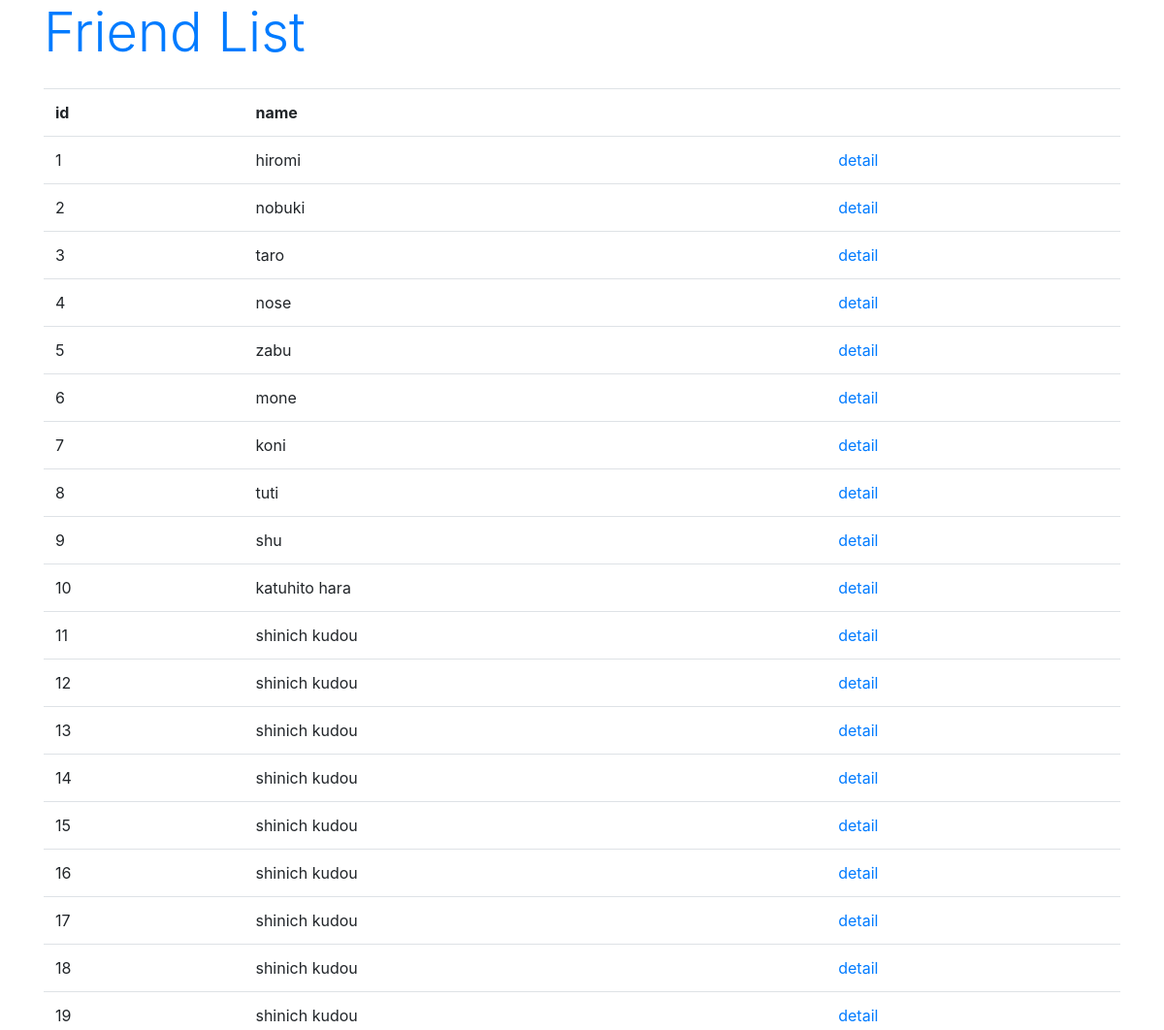
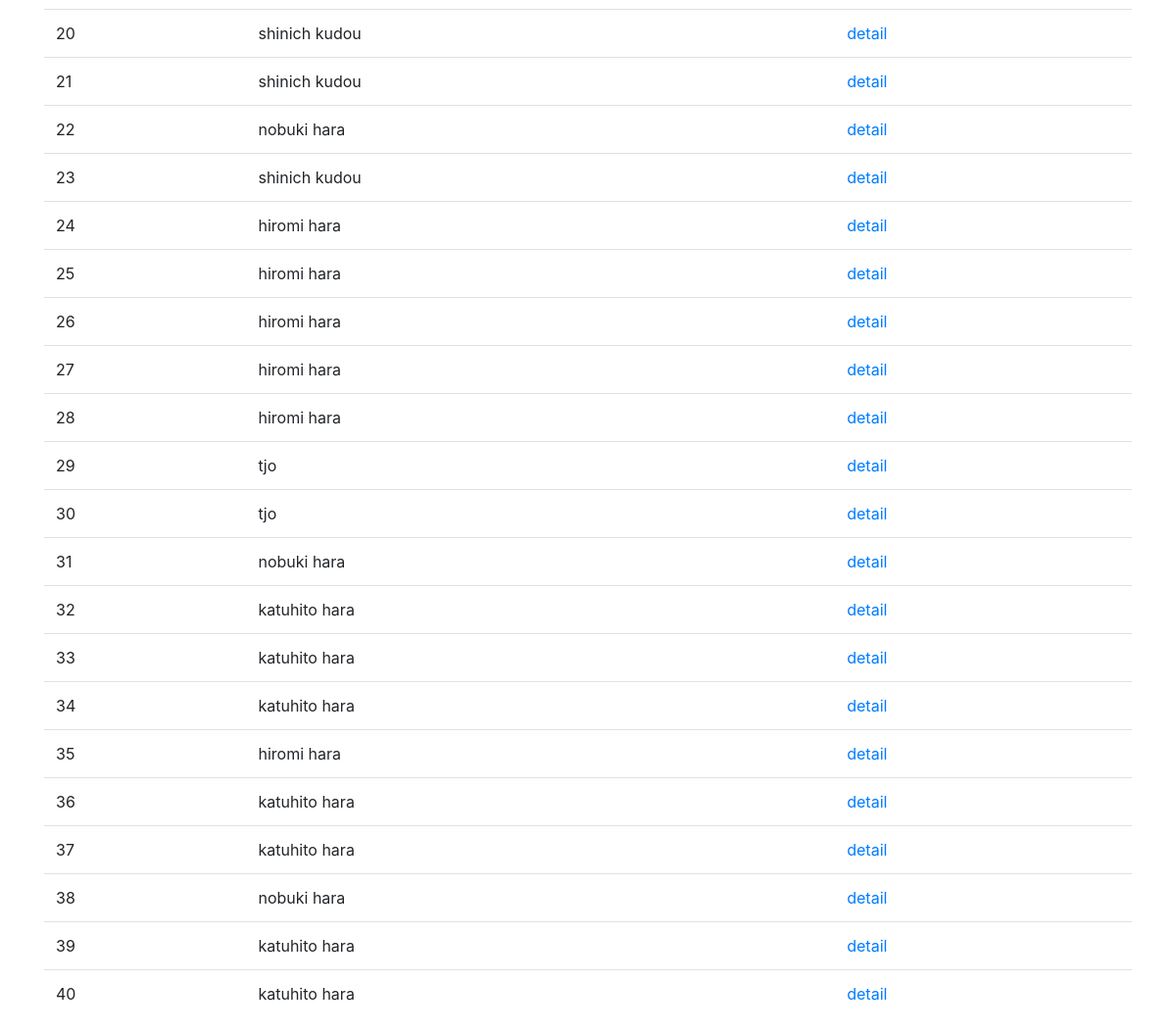
/katuapp005/list, run on an earlier commit of the app's database (2 pictures, top to bottom).
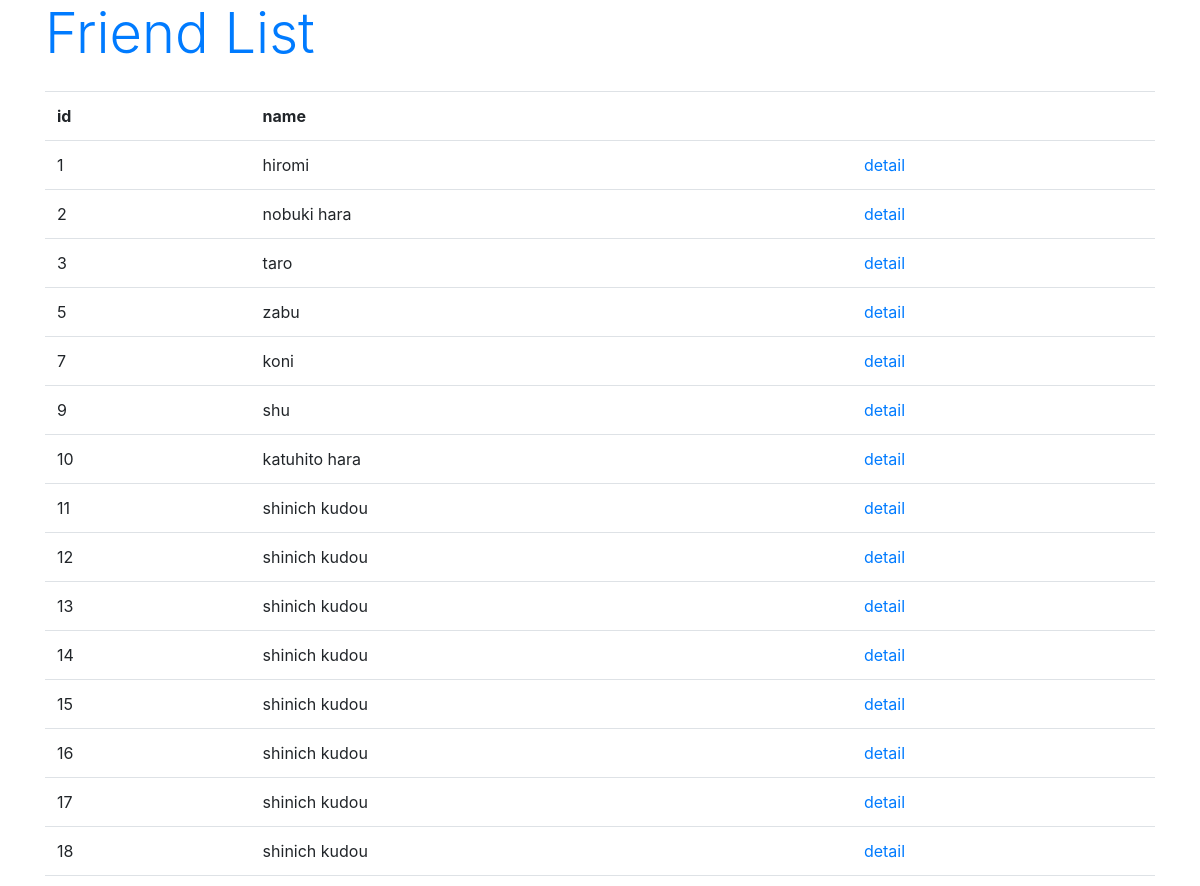
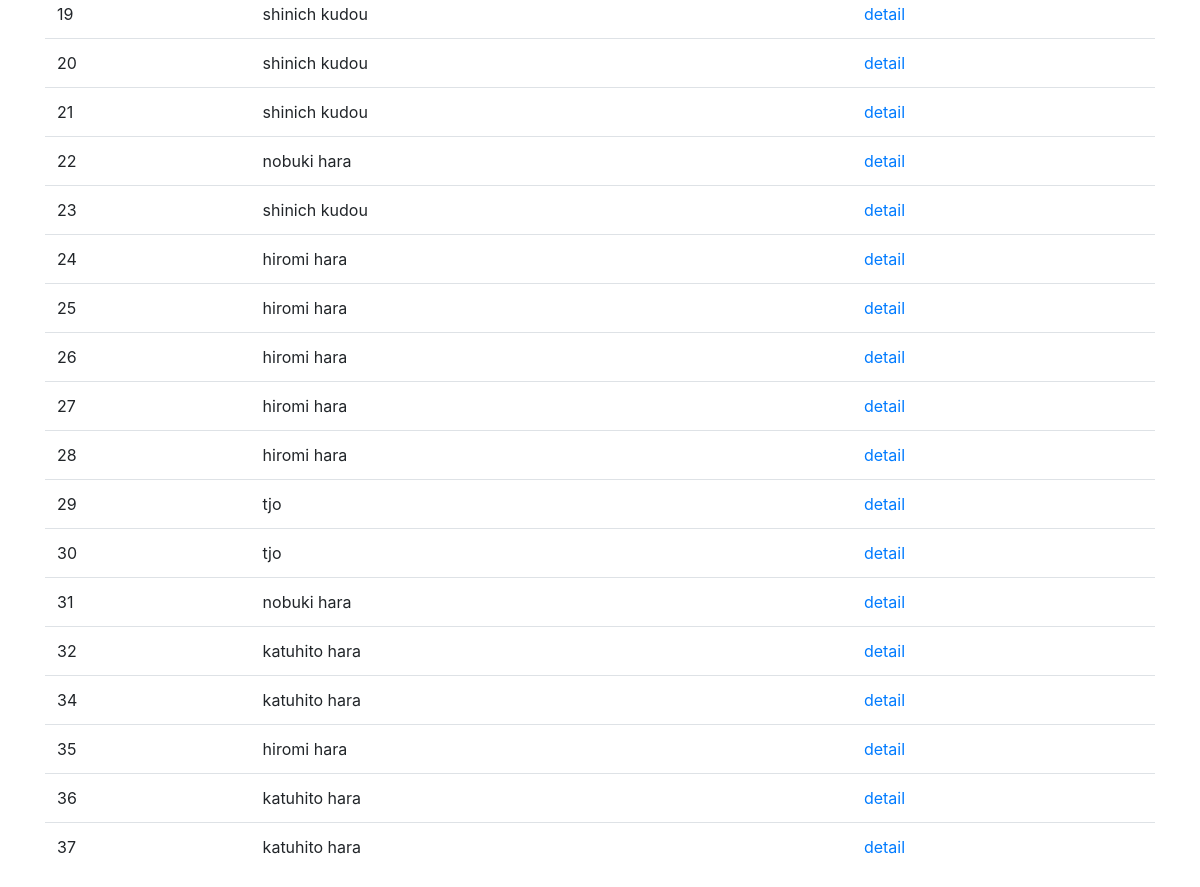
And on a later commit of the database (2 pictures, top to bottom).
### katuapp005/models.py (models this page shows, shortened)
class Friend(models.Model):
    name = models.CharField(max_length=100)
    mail = models.EmailField(max_length=200)
    gender = models.BooleanField()
    age = models.IntegerField(default=0)
    birthday = models.DateField()

### katuapp005/views.py (the view)
# urls.py: path('list', FriendList.as_view()),
class FriendList(ListView):
    model = Friend

### katuapp005/templates/katuapp005/friend_list.html (shortened to what this page needs)
{% load static %}
<!DOCTYPE html>
<html lang="ja">
    <head>
        <link rel="stylesheet" href="https://stackpath.bootstrapcdn.com/bootstrap/4.3.1/css/bootstrap.min.css">
    </head>
    <body class="container">
        <h1 class="display-4 text-primary">Friend List</h1>
        <table class="table">
            <tr>
                <th>id</th>
                <th>name</th>
                <th></th>
            </tr>
        {% for item in object_list %}
            <tr>
                <td>{{item.id}}</td>
                <td>{{item.name}}</td>
                <td><a href="/katuapp005/detail/{{item.id}}">detail</a></td>
            </tr>
        {% endfor %}
        </table>
    </body>
</html>

What changed in the data, as far as the page shows it:
removed Friend: id "4", name "nose"
removed Friend: id "6", name "mone"
removed Friend: id "8", name "tuti"
removed Friend: id "33", name "katuhito hara"
removed Friend: id "38", name "nobuki hara"
removed Friend: id "39", name "katuhito hara"
removed Friend: id "40", name "katuhito hara"
changed Friend id 2: name "nobuki" → "nobuki hara"
